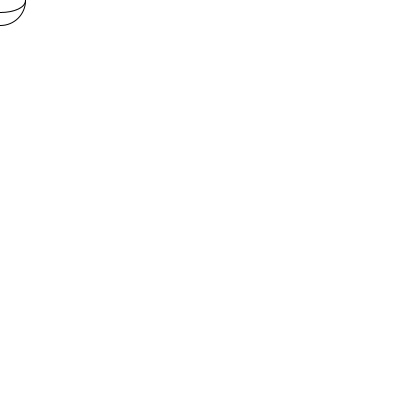
Frame 1 (no input)
Frame 60 (the mouse pressed at the canvas centre just before this capture): identical to frame 1, image omitted
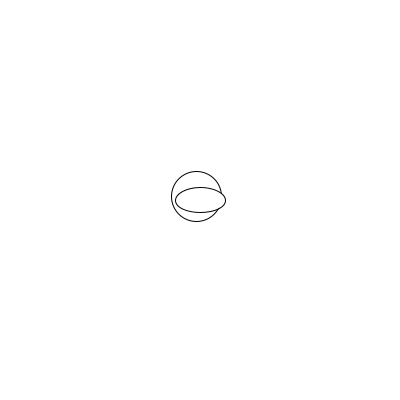
Frame 120 (the mouse held since frame 60 and released just before this capture)

The Processing sketch that drew these frames (run headless with seeded random() and noise(); from frame 60 on, the mouse is pressed at the canvas centre):

// Processing sketch: week03_05
// ── week03_05.pde
//week03-05
void setup(){
  size(400,400);
}
float x, y; //貓的座標
void draw(){
  background(255);
  ellipse(x,y,50,50);
  ellipse(mouseX,mouseY,50,25);
  x = (x*14 + mouseX) / 15;
  y = (y*14 + mouseY) / 15;
  // 新的座標,舊的座標*14,目標*1
}
